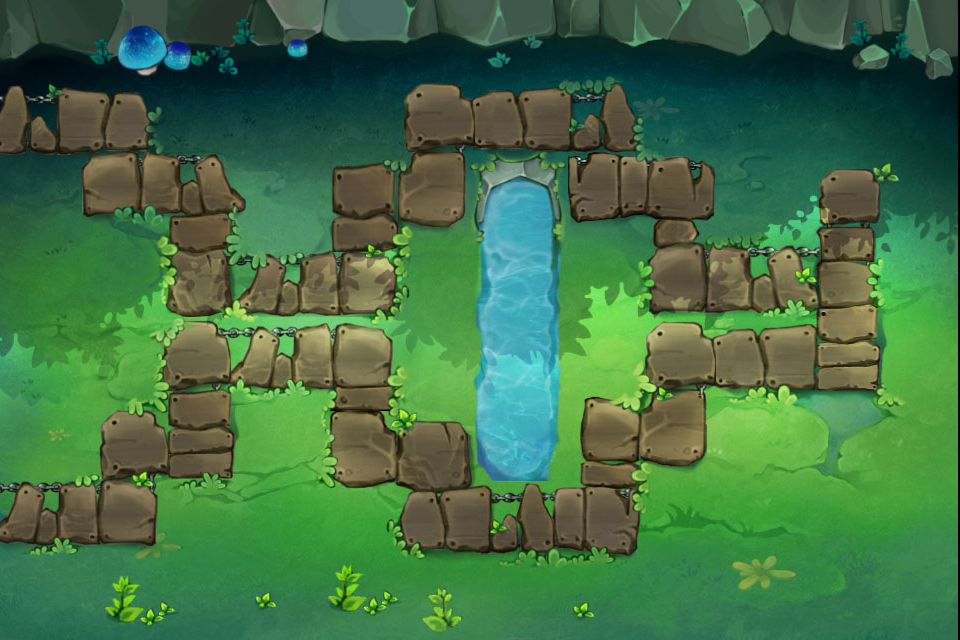

The image is a tile-based game level rendered from a .tmx file. Its description and source (layers, tilesets, objects; grid data summarised) follow:
An orthogonal 12x8 tile map with 80x80 px tiles, 1 tile layer (Background) and 10 objects (3x gress1.png, start.png, leaf3.png, grees6.png, lanflower.png, ...).

<map version="1.0" orientation="orthogonal" width="12" height="8" tilewidth="80" tileheight="80">
 <tileset firstgid="1" name="level1_7bg" tilewidth="80" tileheight="80">
  <tileoffset x="-2" y="0" />
  <image source="level1_7bg.jpg" width="960" height="640" />
  <tile id="13">
   <properties>
    <property name="tiletype" value="0" />
   </properties>
  </tile>
  <tile id="14">
   <properties>
    <property name="tiletype" value="1" />
   </properties>
  </tile>
  <tile id="15">
   <properties>
    <property name="tiletype" value="1" />
   </properties>
  </tile>
  <tile id="16">
   <properties>
    <property name="tiletype" value="1" />
   </properties>
  </tile>
  <tile id="17">
   <properties>
    <property name="tiletype" value="0" />
   </properties>
  </tile>
  <tile id="18">
   <properties>
    <property name="tiletype" value="0" />
   </properties>
  </tile>
  <tile id="19">
   <properties>
    <property name="tiletype" value="0" />
   </properties>
  </tile>
  <tile id="20">
   <properties>
    <property name="tiletype" value="1" />
   </properties>
  </tile>
  <tile id="21">
   <properties>
    <property name="tiletype" value="1" />
   </properties>
  </tile>
  <tile id="22">
   <properties>
    <property name="tiletype" value="1" />
   </properties>
  </tile>
  <tile id="23">
   <properties>
    <property name="tiletype" value="1" />
   </properties>
  </tile>
  <tile id="25">
   <properties>
    <property name="tiletype" value="0" />
   </properties>
  </tile>
  <tile id="26">
   <properties>
    <property name="tiletype" value="0" />
   </properties>
  </tile>
  <tile id="27">
   <properties>
    <property name="tiletype" value="1" />
   </properties>
  </tile>
  <tile id="28">
   <properties>
    <property name="tiletype" value="0" />
   </properties>
  </tile>
  <tile id="29">
   <properties>
    <property name="tiletype" value="0" />
   </properties>
  </tile>
  <tile id="30">
   <properties>
    <property name="tiletype" value="2" />
   </properties>
  </tile>
  <tile id="31">
   <properties>
    <property name="tiletype" value="0" />
   </properties>
  </tile>
  <tile id="32">
   <properties>
    <property name="tiletype" value="0" />
   </properties>
  </tile>
  <tile id="33">
   <properties>
    <property name="tiletype" value="1" />
   </properties>
  </tile>
  <tile id="34">
   <properties>
    <property name="tiletype" value="0" />
   </properties>
  </tile>
  <tile id="35">
   <properties>
    <property name="tiletype" value="0" />
   </properties>
  </tile>
  <tile id="37">
   <properties>
    <property name="tiletype" value="1" />
   </properties>
  </tile>
  <tile id="38">
   <properties>
    <property name="tiletype" value="0" />
   </properties>
  </tile>
  <tile id="39">
   <properties>
    <property name="tiletype" value="0" />
   </properties>
  </tile>
  <tile id="40">
   <properties>
    <property name="tiletype" value="0" />
   </properties>
  </tile>
  <tile id="41">
   <properties>
    <property name="tiletype" value="1" />
   </properties>
  </tile>
  <tile id="42">
   <properties>
    <property name="tiletype" value="2" />
   </properties>
  </tile>
  <tile id="43">
   <properties>
    <property name="tiletype" value="1" />
   </properties>
  </tile>
  <tile id="44">
   <properties>
    <property name="tiletype" value="0" />
   </properties>
  </tile>
  <tile id="45">
   <properties>
    <property name="tiletype" value="0" />
   </properties>
  </tile>
  <tile id="46">
   <properties>
    <property name="tiletype" value="0" />
   </properties>
  </tile>
  <tile id="47">
   <properties>
    <property name="tiletype" value="1" />
   </properties>
  </tile>
  <tile id="49">
   <properties>
    <property name="tiletype" value="1" />
   </properties>
  </tile>
  <tile id="50">
   <properties>
    <property name="tiletype" value="0" />
   </properties>
  </tile>
  <tile id="51">
   <properties>
    <property name="tiletype" value="0" />
   </properties>
  </tile>
  <tile id="52">
   <properties>
    <property name="tiletype" value="0" />
   </properties>
  </tile>
  <tile id="53">
   <properties>
    <property name="tiletype" value="1" />
   </properties>
  </tile>
  <tile id="54">
   <properties>
    <property name="tiletype" value="2" />
   </properties>
  </tile>
  <tile id="55">
   <properties>
    <property name="tiletype" value="1" />
   </properties>
  </tile>
  <tile id="56">
   <properties>
    <property name="tiletype" value="0" />
   </properties>
  </tile>
  <tile id="57">
   <properties>
    <property name="tiletype" value="0" />
   </properties>
  </tile>
  <tile id="58">
   <properties>
    <property name="tiletype" value="0" />
   </properties>
  </tile>
  <tile id="59">
   <properties>
    <property name="tiletype" value="1" />
   </properties>
  </tile>
  <tile id="60">
   <properties>
    <property name="tiletype" value="1" />
   </properties>
  </tile>
  <tile id="61">
   <properties>
    <property name="tiletype" value="0" />
   </properties>
  </tile>
  <tile id="62">
   <properties>
    <property name="tiletype" value="0" />
   </properties>
  </tile>
  <tile id="63">
   <properties>
    <property name="tiletype" value="1" />
   </properties>
  </tile>
  <tile id="64">
   <properties>
    <property name="tiletype" value="0" />
   </properties>
  </tile>
  <tile id="65">
   <properties>
    <property name="tiletype" value="0" />
   </properties>
  </tile>
  <tile id="66">
   <properties>
    <property name="tiletype" value="2" />
   </properties>
  </tile>
  <tile id="67">
   <properties>
    <property name="tiletype" value="0" />
   </properties>
  </tile>
  <tile id="68">
   <properties>
    <property name="tiletype" value="0" />
   </properties>
  </tile>
  <tile id="69">
   <properties>
    <property name="tiletype" value="1" />
   </properties>
  </tile>
  <tile id="70">
   <properties>
    <property name="tiletype" value="0" />
   </properties>
  </tile>
  <tile id="71">
   <properties>
    <property name="tiletype" value="0" />
   </properties>
  </tile>
  <tile id="72">
   <properties>
    <property name="tiletype" value="0" />
   </properties>
  </tile>
  <tile id="73">
   <properties>
    <property name="tiletype" value="0" />
   </properties>
  </tile>
  <tile id="74">
   <properties>
    <property name="tiletype" value="1" />
   </properties>
  </tile>
  <tile id="75">
   <properties>
    <property name="tiletype" value="1" />
   </properties>
  </tile>
  <tile id="76">
   <properties>
    <property name="tiletype" value="1" />
   </properties>
  </tile>
  <tile id="77">
   <properties>
    <property name="tiletype" value="0" />
   </properties>
  </tile>
  <tile id="78">
   <properties>
    <property name="tiletype" value="0" />
   </properties>
  </tile>
  <tile id="79">
   <properties>
    <property name="tiletype" value="0" />
   </properties>
  </tile>
  <tile id="80">
   <properties>
    <property name="tiletype" value="1" />
   </properties>
  </tile>
  <tile id="81">
   <properties>
    <property name="tiletype" value="1" />
   </properties>
  </tile>
  <tile id="82">
   <properties>
    <property name="tiletype" value="1" />
   </properties>
  </tile>
  <tile id="83">
   <properties>
    <property name="tiletype" value="1" />
   </properties>
  </tile>
 </tileset>
 <layer name="Background" width="12" height="8">
  <data>[96 cells, 96 non-empty, 96 distinct tile ids]</data>
 </layer>
 <objectgroup name="Objects" width="12" height="8">
  <object name="start.png" x="42" y="115" />
  <object name="leaf3.png" x="406" y="41" />
  <object name="grees6.png" x="33" y="221" />
  <object name="lanflower.png" x="21" y="307" />
  <object name="gress1.png" x="95" y="600" />
  <object name="gress1.png" x="672" y="610" />
  <object name="gress1.png" x="809" y="631" />
  <object name="woodhero" x="520" y="360" />
  <object name="watergress7.png" x="521" y="357" />
  <object name="mogu6.png" x="18" y="253" />
 </objectgroup>
</map>
